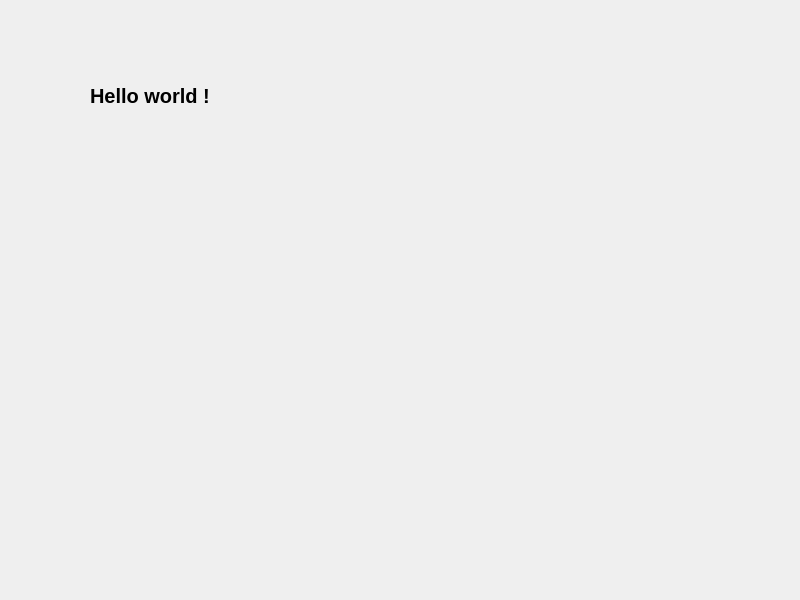
<?xml version="1.0" encoding="UTF-8"?>
<ui version="4.0">
 <class>Widget</class>
 <widget class="QWidget" name="Widget">
  <property name="geometry">
   <rect>
    <x>0</x>
    <y>0</y>
    <width>800</width>
    <height>600</height>
   </rect>
  </property>
  <property name="windowTitle">
   <string>Widget</string>
  </property>
  <widget class="QLabel" name="label">
   <property name="geometry">
    <rect>
     <x>90</x>
     <y>60</y>
     <width>171</width>
     <height>71</height>
    </rect>
   </property>
   <property name="font">
    <font>
     <pointsize>15</pointsize>
     <bold>true</bold>
    </font>
   </property>
   <property name="text">
    <string>Hello world !</string>
   </property>
  </widget>
 </widget>
 <resources/>
 <connections/>
</ui>
